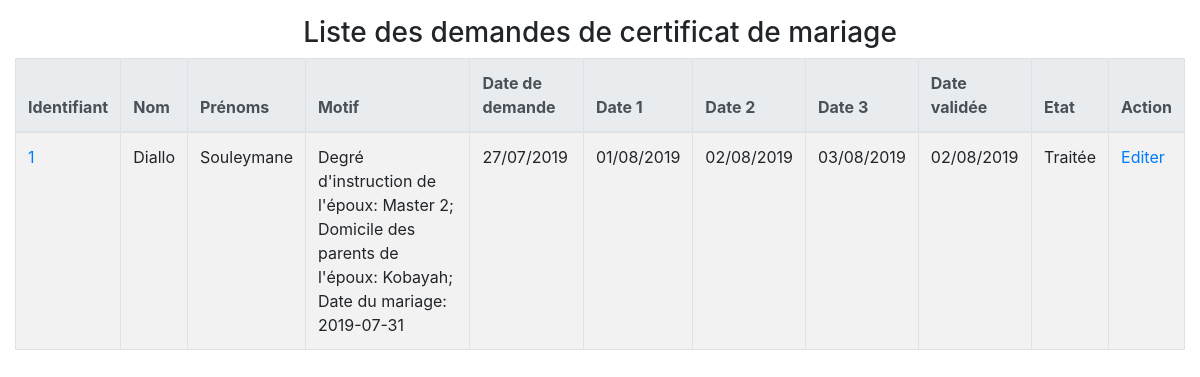
The app's page /gestion-demo-v3/demande/certificat-mariage/reponse-certificat-mariage.php with its own data.
### tables this page shows
CREATE TABLE `demande` (
  `ID_DEMANDE` int(10) NOT NULL,
  `ID_RESPONSABLE` int(10) NOT NULL,
  `ID_CITOYEN` int(10) NOT NULL,
  `MOTIF` text DEFAULT NULL,
  `DATE_DEMANDE` date DEFAULT NULL,
  `DATE_RDV1` date DEFAULT NULL,
  `DATE_RDV2` date DEFAULT NULL,
  `DATE_RDV3` date DEFAULT NULL,
  `DATE_VALIDER` date DEFAULT NULL,
  `ETAT_TRAITEMENT` varchar(50) DEFAULT NULL
);

CREATE TABLE `citoyen` (
  `ID_CITOYEN` int(10) NOT NULL,
  `ID_DECNAISS` int(10) NOT NULL,
  `NOM` varchar(50) DEFAULT NULL,
  `PRENOMS` varchar(50) DEFAULT NULL,
  `DATE_NAISS` date DEFAULT NULL,
  `VILLE_NAISS` varchar(50) NOT NULL,
  `LIEU_NAISS` varchar(50) NOT NULL,
  `DOMICILE` varchar(50) DEFAULT NULL,
  `PROFESSION` varchar(50) DEFAULT NULL,
  `NOM_MERE` varchar(50) DEFAULT NULL,
  `PRENOM_MERE` varchar(50) DEFAULT NULL,
  `PROFESSION_MERE` varchar(50) DEFAULT NULL,
  `ADRESSE_MERE` varchar(50) DEFAULT NULL,
  `NOM_PERE` varchar(50) DEFAULT NULL,
  `PRENOM_PERE` varchar(50) DEFAULT NULL,
  `PROFESSION_PERE` varchar(50) DEFAULT NULL,
  `ADRESSE_PERE` varchar(50) DEFAULT NULL,
  `TEL` varchar(15) DEFAULT NULL,
  `EMAIL` varchar(60) DEFAULT NULL,
  `GENRE` varchar(10) DEFAULT NULL,
  `SITUATION_MATRIMONIALE` varchar(50) DEFAULT NULL,
  `TAILLE` float DEFAULT NULL,
  `TEINT` varchar(15) DEFAULT NULL,
  `CHEVEUX` varchar(15) DEFAULT NULL,
  `YEUX` varchar(20) DEFAULT NULL,
  `SIGNE_PARTICULIER` varchar(100) DEFAULT NULL,
  `MOT_PASSE` varchar(50) DEFAULT NULL,
  `NUM_EMPRUNT` varchar(20) DEFAULT NULL,
  `NIN_CITOYEN` varchar(20) DEFAULT NULL,
  `PHOTO_CITOYEN` varchar(255) NOT NULL
);

### gestion-demo-v3/fonctions.inc.php (called while the page is built, shortened)
<?php
    function connexion(){
        $server = "localhost";
        $login = "root";
        $pass="";
        try{
            $con = new PDO("mysql:host=$server;dbname=gestiondemographique;charset=utf8", $login, $pass);
            $con->setAttribute(PDO::ATTR_ERRMODE, PDO::ERRMODE_EXCEPTION);
            return $con;
        }catch(PDOException $e){
            echo "Erreur liée à : ".$e->getMessage();
            return false;
            exit();
        }
    }
    function recupInformations($papier){
        $con = connexion();
        $requete = "SELECT cit.id_citoyen, cit.nom, cit.prenoms, dem.id_demande, dem.motif,
                    date_format(dem.date_demande, '%d/%m/%Y') as date_demande,
                    date_format(dem.date_rdv1, '%d/%m/%Y') as date_rdv1,
                    date_format(dem.date_rdv2, '%d/%m/%Y') as date_rdv2,
                    date_format(dem.date_rdv3, '%d/%m/%Y') as date_rdv3,
                    date_format(dem.date_valider, '%d/%m/%Y') as date_valider,
                    dem.etat_traitement, resp.service_resp
                    FROM demande dem, citoyen cit, responsable resp
                    WHERE cit.id_citoyen = dem.id_citoyen  AND resp.id_responsable = dem.id_responsable
                    AND service_resp = '$papier'";
        $rows=$con->query($requete);
        return $rows;
    }
?>

### gestion-demo-v3/demande/certificat-mariage/reponse-certificat-mariage.php (the view, shortened to what this page needs)
<?php
    include_once("../../fonctions.inc.php");
    $rows = recupInformations('CERTIFICAT_MARIAGE');
?>
<!DOCTYPE html>
<html lang="fr">
<head>
    <link rel="stylesheet" href="../../css/bootstrap.min.css">
</head>
<body>
    <main class="container-fluid mt-3">
        <h1 class="h3 text-center">Liste des demandes de certificat de mariage</h1>
        <table class="table table-bordered table-striped">
            <thead class="thead-light">
                <tr>
                    <th>Identifiant</th>
                    <th>Nom</th>
                    <th>Prénoms</th>
                    <th>Motif</th>
                    <th>Date de demande</th>
                    <th>Date 1</th>
                    <th>Date 2</th>
                    <th>Date 3</th>
                    <th>Date validée</th>
                    <th>Etat</th>
                    <th>Action</th>
                </tr>
            </thead>
            <tbody>
                <?php
                    while($row=$rows->fetch()){
                ?>
                <tr>
                    <td><a href=formulaire-acte-mariage.php?id=<?=$row['id_citoyen']?>"><?= $row['id_citoyen'] ?></a></td>
                    <td><?= $row['nom'] ?></td>
                    <td><?= $row['prenoms'] ?></td>
                    <td><?= $row['motif'] ?></td>
                    <td><?= $row['date_demande'] ?></td>
                    <td><?= $row['date_rdv1'] ?></td>
                    <td><?= $row['date_rdv2'] ?></td>
                    <td><?= $row['date_rdv3'] ?></td>
                    <td><?= $row['date_valider'] ?></td>
                    <td><?= $row['etat_traitement'] ?></td>
                    <td><a href="rendezVous.php?id=<?=$row['id_citoyen']?>">Editer</a></td>
                </tr>
                <?php
                }
                ?>
            </tbody>
        </table>
    </main>
</body>
</html>

### records on screen
demande: ID_CITOYEN.ID_CITOYEN "1", ID_CITOYEN.NOM "Diallo", ID_CITOYEN.PRENOMS "Souleymane", MOTIF "Degré d'instruction de l'époux: Master 2; Domicile des parents de l'époux: Kobayah; Date du mariage: 2019-07-31", date_demande "27/07/2019", date_rdv1 "01/08/2019", date_rdv2 "02/08/2019", date_rdv3 "03/08/2019", date_valider "02/08/2019", ETAT_TRAITEMENT "Traitée"
